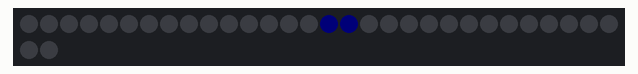
A sketch run on a simulated Arduino Uno, built with avr-gcc and run on an emulated ATmega328P. Parts: 32 RGB LEDs in strip order, left to right, continuing on the next row. Dim RGB values are drawn brighter than linear.

Above: at 0.14 s.
At 4.03 s:
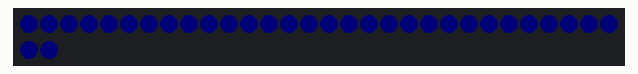
At 6.36 s:
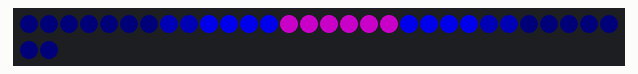
At 7.91 s:
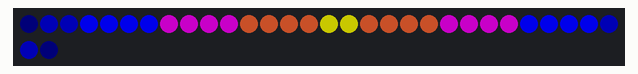
At 9.47 s:
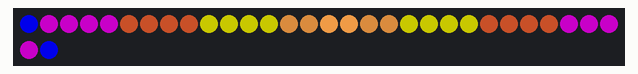
At 12.8 s:
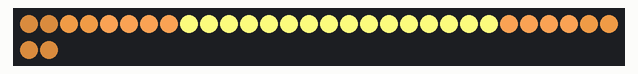

Measured:
- by itself, everything shown: repeats every 15.0 s, in 51 steps
- what the display in image 5 shows lasts 2.3 s, from 12.7 s to 15.0 s

The sketch:

sunrise.ino
```cpp
#include "LPD8806.h"
#include "SPI.h"

// Parameters to configure a strip
#define dataPin 5
#define clockPin 6
#define numOfPixels 32

// Colors
uint32_t colorPixel[numOfPixels];

LPD8806 strip = LPD8806(numOfPixels, dataPin, clockPin);

void setup() {
  resetColors(0);
  strip.begin();
  strip.show();
}

void loop() {
  sunrise();
  delay(2000);
  resetColors(0);
  showStrip(50);
}

void sunrise() {

  int spreadspeed = 250;
  // Phase 1 dawn simulation Blue spreads
  spreadColor(spreadspeed, strip.Color(0,0,1), 0);
  pushColorFromCenter(spreadspeed,strip.Color(0,0,32),2);
  pushColorFromCenter(spreadspeed,strip.Color(0,0,96),4);
  pushColorFromCenter(spreadspeed,strip.Color(50,0,50),4);
  // Phase 2 Red
  pushColorFromCenter(spreadspeed,strip.Color(50,20,10),4);
  pushColorFromCenter(spreadspeed,strip.Color(50,50,0),4);
  // Phase 3 Yellow brightening
  pushColorFromCenter(spreadspeed,strip.Color(70,45,20),2);
  pushColorFromCenter(spreadspeed,strip.Color(102,66,30),2);
  pushColorFromCenter(spreadspeed,strip.Color(119,77,40),4);
  //White
  pushColorFromCenter(spreadspeed,strip.Color(120,120,60),8);
}


void spreadColor(int wait, uint32_t color, int edgelimit) {
  int spreadsize = numOfPixels / 2;
  int i;
  for (i = 0; i < (spreadsize - edgelimit); i++) {
    colorPixel[spreadsize+i] = color;
    colorPixel[spreadsize-(i+1)] = color;
    showStrip(wait);
  }
}

/*
 * Adds new color in the middle of the strip
 * "pushes" current values out towards the edge
 */
void pushColorFromCenter(int wait, uint32_t color, int howMany) {
  int spreadsize = numOfPixels / 2;
  int i;
   for (i = 0; i < howMany; i++) {
    shiftPixelUp(spreadsize);
    shiftPixelDown(spreadsize-1);
    colorPixel[spreadsize+i] = color;
    colorPixel[spreadsize-(i+1)] = color;
    showStrip(wait);
  }
}

void shiftPixelUp(int startPixel) {
  int i;
  for(i = numOfPixels-1; i > startPixel; i--) {
     colorPixel[i] = colorPixel[i-1];
  }
}

void shiftPixelDown(int startPixel) {
 int i;
  for(i = 0; i < startPixel; i++) {
   colorPixel[i] = colorPixel[i+1];
  }
}

/**
 * Show the strip and prep for next
 */
void showStrip(int wait) {
      int i;
  for(i = 0; i < numOfPixels; i++) {
      strip.setPixelColor(i, colorPixel[i]);
  }
  strip.show();
  // Need to reset the pixel since
  // setpixelColor seems to be additive?
  // But don't show it
  for(i = 0; i < numOfPixels; i++) {
      strip.setPixelColor(i, 0);
  }
  delay(wait);
}

/**
 * Set all LED to one color
 */
void resetColors(uint32_t color) {
    int i;
  for(i=0; i < numOfPixels; i++) {
    colorPixel[i] = color;
    strip.setPixelColor(i, color);
  }
}
```
